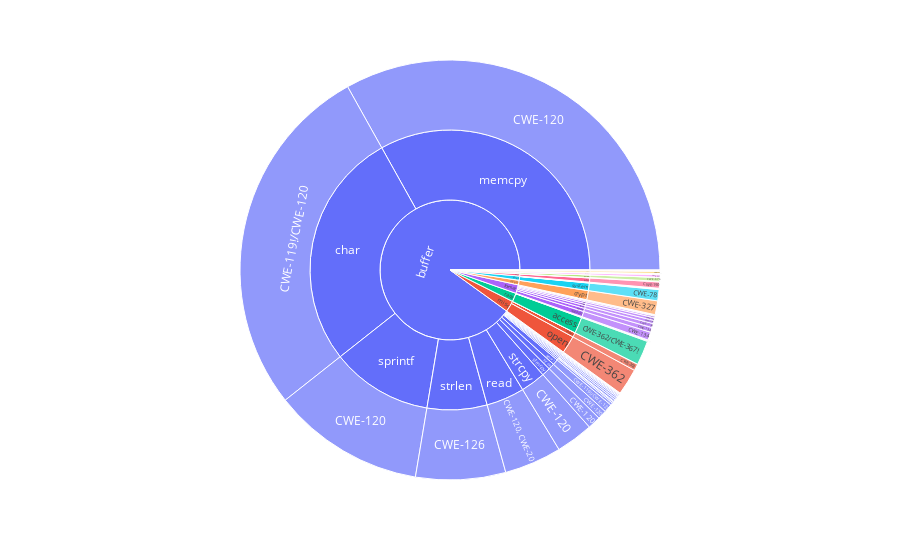

The notebook cell this image was saved under:
### Code cell
dfp = df[['category', 'name', 'cwe']].groupby(['category', 'name', 'cwe'], group_keys=False).size().reset_index(name='count')
fig = px.sunburst(dfp, path=['category', 'name', 'cwe'], values='count')
# fig.write_image("figure/vul_statistics.pdf")
fig.show()
dfp.head()

### Figure 1 — Plotly figure (JSON) as saved in the notebook; plotly's stock layout.template omitted (floating-point values rounded to 4 significant figures; data arrays with more than 128 entries replaced by an {"elided": "..."} marker saying what was removed)
{"data": [{"branchvalues": "total", "domain": {"x": [0, 1], "y": [0, 1]}, "hovertemplate": "labels=%{label}<br>count=%{value}<br>parent=%{parent}<br>id=%{id}<extra></extra>", "ids": {"elided": "142 str values"}, "labels": {"elided": "142 str values"}, "name": "", "parents": {"elided": "142 str values"}, "type": "sunburst", "values": {"elided": "142 int values"}}], "layout": {"legend": {"tracegroupgap": 0}, "margin": {"t": 60}}}
